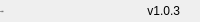
              <widget class="QFrame" name="bottomBar">
               <property name="minimumSize">
                <size>
                 <width>0</width>
                 <height>22</height>
                </size>
               </property>
               <property name="maximumSize">
                <size>
                 <width>16777215</width>
                 <height>22</height>
                </size>
               </property>
               <property name="frameShape">
                <enum>QFrame::NoFrame</enum>
               </property>
               <property name="frameShadow">
                <enum>QFrame::Raised</enum>
               </property>
               <layout class="QHBoxLayout" name="horizontalLayout_5">
                <property name="spacing">
                 <number>0</number>
                </property>
                <property name="leftMargin">
                 <number>0</number>
                </property>
                <property name="topMargin">
                 <number>0</number>
                </property>
                <property name="rightMargin">
                 <number>0</number>
                </property>
                <property name="bottomMargin">
                 <number>0</number>
                </property>
                <item>
                 <widget class="QLabel" name="creditsLabel">
                  <property name="maximumSize">
                   <size>
                    <width>16777215</width>
                    <height>16</height>
                   </size>
                  </property>
                  <property name="font">
                   <font>
                    <family>Segoe UI</family>
                    <pointsize>-1</pointsize>
                    <weight>50</weight>
                    <italic>false</italic>
                    <bold>false</bold>
                   </font>
                  </property>
                  <property name="text">
                   <string>By: 啊对</string>
                  </property>
                  <property name="alignment">
                   <set>Qt::AlignLeading|Qt::AlignLeft|Qt::AlignVCenter</set>
                  </property>
                 </widget>
                </item>
                <item>
                 <widget class="QLabel" name="version">
                  <property name="text">
                   <string>v1.0.3</string>
                  </property>
                  <property name="alignment">
                   <set>Qt::AlignRight|Qt::AlignTrailing|Qt::AlignVCenter</set>
                  </property>
                 </widget>
                </item>
                <item>
                 <widget class="QFrame" name="frame_size_grip">
                  <property name="minimumSize">
                   <size>
                    <width>20</width>
                    <height>0</height>
                   </size>
                  </property>
                  <property name="maximumSize">
                   <size>
                    <width>20</width>
                    <height>16777215</height>
                   </size>
                  </property>
                  <property name="frameShape">
                   <enum>QFrame::NoFrame</enum>
                  </property>
                  <property name="frameShadow">
                   <enum>QFrame::Raised</enum>
                  </property>
                 </widget>
                </item>
               </layout>
              </widget>
